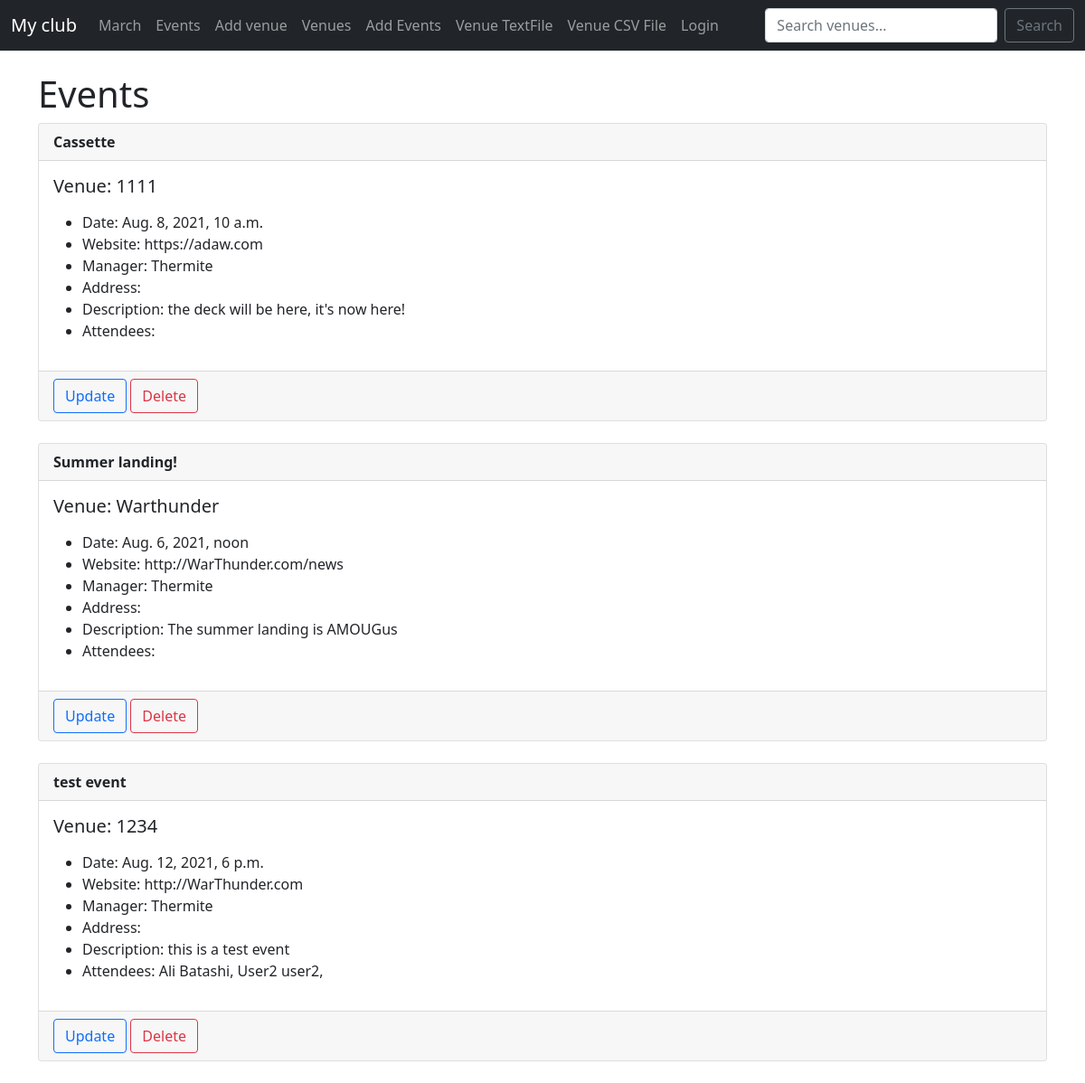
The app's page /events with its own data.
### events/models.py (models this page shows, shortened)
class Event(models.Model):
    name = models.CharField('Event name', max_length=120)
    event_date = models.DateTimeField('Event_date')
    venue = models.ForeignKey(Venue, blank=True, null=True, on_delete=models.CASCADE)# to connect two tables (one to many )1 event has 1 venue! and models.CASCADE is used so if we remove a venuse
    manager = models.ForeignKey(User, blank=True, null=True, on_delete=models.SET_NULL) # .SET_NULL  = if a manager delets hi accounts, the events wont be deleted
    description = models.TextField(blank=True)
    attendees = models.ManyToManyField(MyClubUser, blank=True)

class Venue(models.Model):
    Venue_name = models.CharField('venue Name', max_length=60)
    address = models.CharField(max_length=300)
    zip_code = models.CharField('Zip Code', max_length=15, blank=True)
    phone = models.CharField('Contact Phone', max_length=20, blank=True)
    web = models.URLField('Website Address', blank=True)
    email_address = models.EmailField('Email', blank=True)
    def __str__(self): # use this model in admin page. Shows what will be retuned.
        return self.address

class   MyClubUser(models.Model):
    first_name = models.CharField(max_length=30)
    last_name = models.CharField(max_length=30)
    email = models.EmailField('User Email')
    def __str__(self):
        return self.first_name + ' ' + self.last_name

### events/views.py (the view)
# urls.py: path('events', views.all_events, name="list_events"),
def all_events(request):
    event_list = Event.objects.all().order_by('name') # colect all events .orde_by(name of row) add ('-row') to do it opposite
    return render(request, 'events/event_list.html', {
    'event_list': event_list,
    })

### events/templates/events/event_list.html (shortened to what this page needs)
{% extends 'events/base.html' %}
{% block content %}
	<h1>Events</h1>
{% for event in event_list %}
<div class="card">
  <div class="card-header">
    <strong>{{ event.name }}</strong>
  </div>
  <div class="card-body">
    <h5 class="card-title">Venue: {{ event.venue }}</h5>
    <p class="card-text">
		<ul>
	<li> Date: {{ event.event_date }}</li>
	<li>Website: {{ event.venue.web }}</li>
	<li>Manager: {{ event.manager }}</li>
	<li>Address: {{ event.address }}</li>
	<li>Description: {{ event.description }}</li>
	<li>Attendees:
		{% for user in event.attendees.all %}
	 {{ user }},
		{% endfor %}
	</li>
	</ul>
	</p>
  </div>
  <div class="card-footer text-muted">
		<a href="{% url 'update-event' event.id %}" class="btn btn-outline-primary">Update</a>
		<a href="{% url 'delete-event' event.id %}" class="btn btn-outline-danger">Delete</a>
	</div>
</div>
{% endfor %}
{% endblock %}

### events/templates/events/base.html (shortened to what this page needs)
<!doctype html>
<html lang="en">
  <head>
    <link href="https://cdn.jsdelivr.net/npm/bootstrap@5.0.2/dist/css/bootstrap.min.css" rel="stylesheet">
  </head>
  <body>
	{% include 'events/navbar.html' %}
	<br/>
	<div class="container">
		{% block content %}
		{% endblock %}
	</div>
  </body>
</html>

### events/templates/events/navbar.html (shortened to what this page needs)
<nav class="navbar navbar-expand-lg navbar-dark bg-dark">
  <div class="container-fluid">
    <a class="navbar-brand" href="{% url 'home' %}">My club</a>
    <div class="collapse navbar-collapse" id="navbarSupportedContent">
      <ul class="navbar-nav me-auto mb-2 mb-lg-0">
        <li class="nav-item">
          <a class="nav-link" href="{% url 'home' '2021' 'March' %}">March</a>
        </li>
        <li class="nav-item">
          <a class="nav-link" href="{% url 'list_events' %}">Events</a>
        </li>
		<li class="nav-item">
          <a class="nav-link" href="{% url 'add-venue' %}">Add venue</a>
        </li>
		<li class="nav-item">
          <a class="nav-link" href="{% url 'list-venues' %}">Venues</a>
        </li>
		<li class="nav-item">
          <a class="nav-link" href="{% url 'add-event' %}">Add Events</a>
        </li>
		<li class="nav-item">
          <a class="nav-link" href="{% url 'venue_text' %}">Venue TextFile</a>
        </li>
		<li class="nav-item">
          <a class="nav-link" href="{% url 'venue_csv' %}">Venue CSV File</a>
		</li>
		{% if user.is_authenticated %}
			<li class="nav-item">
				<a class="nav-link" href="{% url 'logout' %}">Logout</a>
			</li>
		{% else %}
			<li class="nav-item">
				<a class="nav-link" href="{% url 'login' %}">Login</a>
			</li>
		{% endif %}
      </ul>
      <form class="d-flex" method=POST action="{% url 'search-venues' %}">
        <input class="form-control me-2" type="search" placeholder="Search venues..." aria-label="Search" name="searched">
        <button class="btn btn-outline-secondary" type="submit">Search</button>
      </form>
    </div>
  </div>
</nav>

### records on screen
Event: name "Cassette", venue "1111", event_date "Aug. 8, 2021, 10 a.m.", venue.web "https://adaw.com", manager "Thermite", description "the deck will be here, it's now here!"
Event: name "Summer landing!", venue "Warthunder", event_date "Aug. 6, 2021, noon", venue.web "http://WarThunder.com/news", manager "Thermite", description "The summer landing is AMOUGus"
Event: name "test event", venue "1234", event_date "Aug. 12, 2021, 6 p.m.", venue.web "http://WarThunder.com", manager "Thermite", description "this is a test event"
MyClubUser: first_name+last_name "Ali Batashi"
MyClubUser: first_name+last_name "User2 user2"
